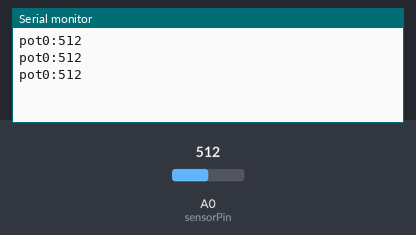
Bench run of a sketch on a simulated Arduino Uno, built with avr-gcc and run on an emulated ATmega328P. Parts: the last lines printed to the serial monitor. The inputs (shaded band) are chosen by the test bench; at power-on: A0 (sensorPin) = 512.

Above: at 1.3 s.
1.4 s: A0 (sensorPin) set to 716
At 1.9 s:
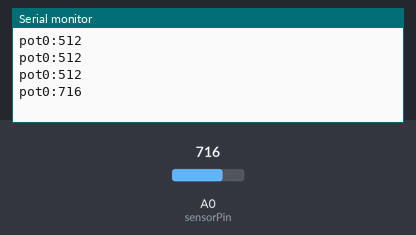
2.9 s: A0 (sensorPin) set to 900
At 3.4 s:
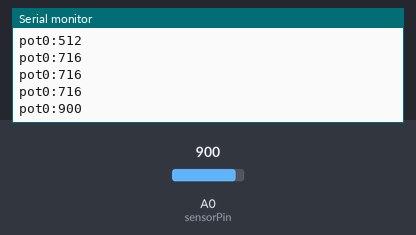
Timing chart, 0 to 5.9 s (numbered marks = the images above; inputs shaded):
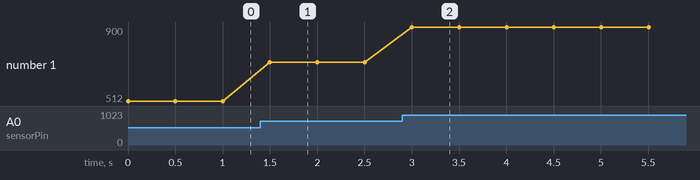

The sketch:

read_sensor.ino
```cpp
int sensorValue = 0;  // variable to store the value coming from the sensor
int sensorPin = A0;

void setup() {
  Serial.begin(9600);
}

void loop() {
  // read the value from the sensor:
  sensorValue = analogRead(sensorPin);
  Serial.print("pot0:");
  Serial.println(sensorValue);
  delay(500); // delay for stability
}
```

Measured:
- after the input at 1.4 s, the serial monitor: prints a new line after 0.10 s (image 1)
- after the input at 2.9 s, the serial monitor: prints a new line after 0.10 s (image 2)
- plotted number 1: 512 → 716 after the input at 1.4 s, 716 → 900 after the input at 2.9 s
